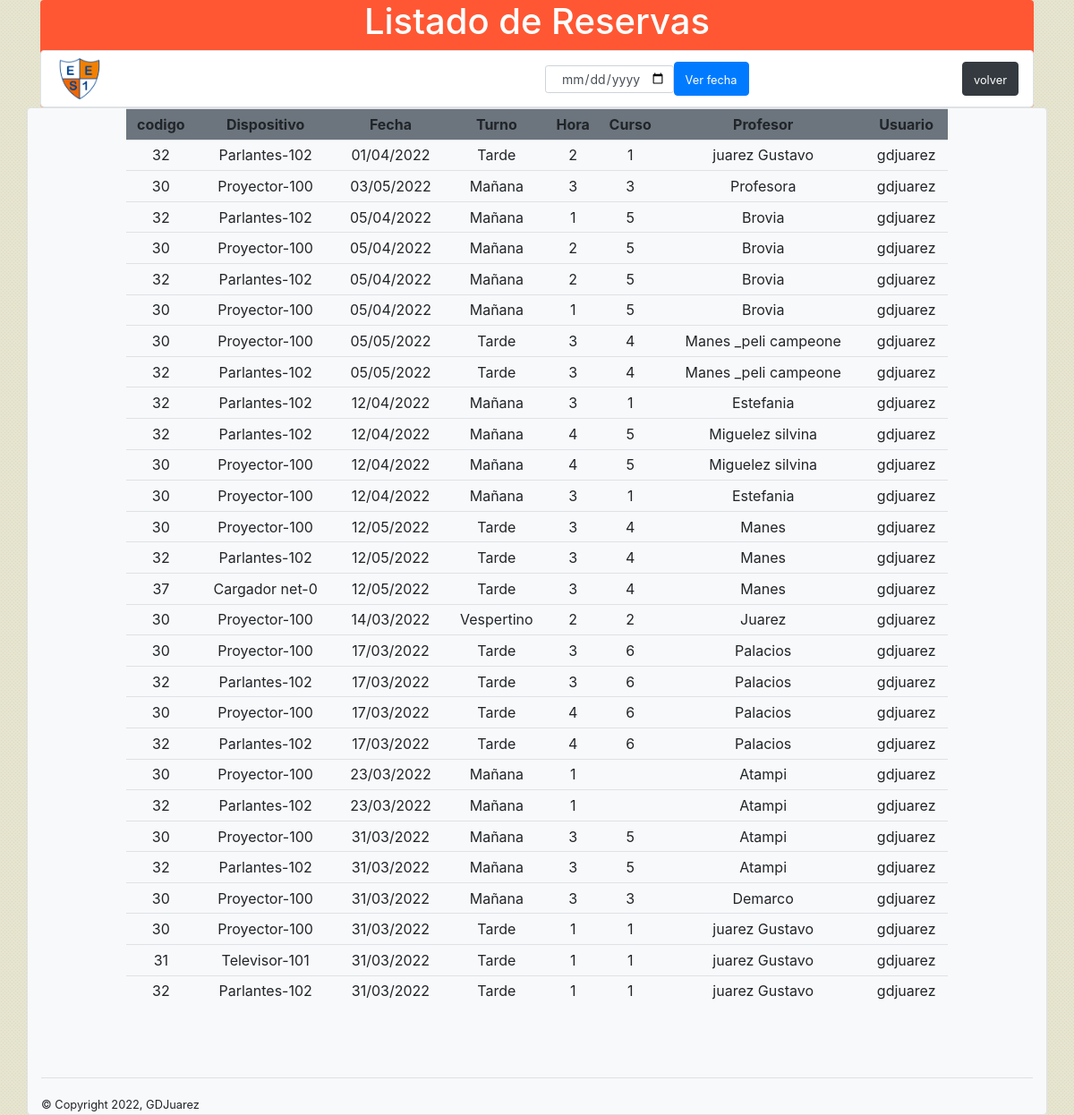
The page /reservas/gridReservas_ok.php (signed in) on the database its author committed.
### tables this page shows
CREATE TABLE `reserva` (
  `id` int(11) NOT NULL,
  `dispositivo_id` int(11) NOT NULL,
  `Dispositivo` varchar(45) NOT NULL,
  `Fecha` date NOT NULL,
  `Turno` varchar(10) NOT NULL,
  `Hora` int(11) NOT NULL,
  `Curso` varchar(10) NOT NULL,
  `Profesor` varchar(20) NOT NULL,
  `usuario` varchar(45) NOT NULL
);

### reservas/gridReservas_ok.php (the view, shortened to what this page needs)
<?php
include("../conexion/conexion.php");
if(isset( $_POST['fecha'])){
    $hoy = $_POST['fecha'];
    $consulta="SELECT id, dispositivo_id, Dispositivo, date_format(fecha,'%d/%m/%Y') as Fecha,
 Turno,Hora, Curso, Profesor, usuario FROM reserva where Fecha = '$hoy' order by Fecha,Turno,Hora ";
}else{
    $hoy = date("d/m/Y");
    $consulta="SELECT id, dispositivo_id, Dispositivo, date_format(fecha,'%d/%m/%Y') as Fecha,
 Turno,Hora, Curso, Profesor, usuario FROM reserva where Fecha >= '$hoy' order by Fecha  ";
}
$sql = mysqli_query($miConexion,$consulta);
 ?>
<!doctype html>
<html lang="en">
<head>
    <link rel="stylesheet" href="https://cdn.jsdelivr.net/npm/bootstrap@4.6.0/dist/css/bootstrap.min.css"
>
    <link rel="stylesheet" href="https://cdnjs.cloudflare.com/ajax/libs/font-awesome/5.15.2/css/all.min.css">
    <link rel="stylesheet" href="stylefondo.css">
</head>
<header>
    <div class="container">
        <div class="banner  rounded" style="background-color: #FF5733 ;">
            <div class="row">
                <div class="col-lg-2">
                </div>
                <div class="col-lg-8">
                    <h1 class="text-white text-center">Listado de Reservas</h1>
                </div>
                <div class="col-lg-2">
                </div>
            </div>
            <nav class="navbar navbar-light bg-white border rounded">
                <img src="../img/escudo1.png" class="rounded " style="width:5%" alt="Responsive image">
                <form class="form-inline my-2 my-lg-0" action="gridReservas.php" method="post">
                         <input type="date" id='fecha' class="form-control form-control-sm text-center"  name="fecha" value=""required>
                         <button class="btn btn-primary " type="submit"><small>Ver fecha</small></button>
                </form>
                <form class="form-inline my-2 my-lg-0" action="reservas.php" method="post">
                    <button class="btn btn-dark " type="submit"><small>volver</small></button>
                </form>
            </nav>
        </div>
    </div>
</header>
<body>
    <div class='container bg-light border rounded '>
        <div class="row ">
            <div class="col-md-1">
            </div>
            <div class="col-md-10">
                <div id="chequeo">
                    <table class="table table-sm table-hover text-center" id="tablaPmo">
                        <tr class="sticky-top rounded bg-secondary text-center">
                            <th>codigo</th>
                            <th>Dispositivo</th>
                            <th>Fecha</th>
                            <th>Turno</th>
                            <th>Hora</th>
                            <th>Curso</th>
                            <th>Profesor</th>
                            <th>Usuario</th>
                        </tr>
                        <?php if ($sql!='') {
                while($row = mysqli_fetch_assoc($sql)) {
                       $turno= $row['Turno'];
                       if($turno=="1") {
                         $turno="Mañana";
                       }
                       if($turno=="2") {
                         $turno="Tarde";
                        }
                       if($turno=="3") {
                         $turno="Vespertino";
                        }
                    ?>
                        <tr>
                            <td><?php echo $row['dispositivo_id']; ?></td>
                            <td><?php echo $row['Dispositivo']; ?></td>
                            <td><?php echo $row['Fecha']; ?></td>
                            <td><?php echo $turno?></td>
                            <td><?php echo $row['Hora']; ?></td>
                            <td><?php echo $row['Curso']; ?></td>
                            <td><?php echo $row['Profesor']; ?></td>
                            <td><?php echo $row['usuario']; ?></td>
                </div>
                </tr>
                <?php
                     }
                 }
                ?>
                <div class="row align-items-right p-4">
        </div>
    <hr>
    <footer>
        <small>&copy; Copyright 2022, GDJuarez</small>
    </footer>
</body>
</html>

### stylefondo.css (style rules this page uses)
body { background-color: #e4e5d0; }

### rows shown on the page
reserva: dispositivo "32", Dispositivo "Parlantes-102", Fecha "01/04/2022", Turno "Tarde", Hora "2", Curso "1", Profesor "juarez Gustavo", usuario "gdjuarez"
reserva: dispositivo "30", Dispositivo "Proyector-100", Fecha "03/05/2022", Turno "Mañana", Hora "3", Curso "3", Profesor "Profesora", usuario "gdjuarez"
reserva: dispositivo "32", Dispositivo "Parlantes-102", Fecha "05/04/2022", Turno "Mañana", Hora "1", Curso "5", Profesor "Brovia", usuario "gdjuarez"
reserva: dispositivo "30", Dispositivo "Proyector-100", Fecha "05/04/2022", Turno "Mañana", Hora "2", Curso "5", Profesor "Brovia", usuario "gdjuarez"
reserva: dispositivo "32", Dispositivo "Parlantes-102", Fecha "05/04/2022", Turno "Mañana", Hora "2", Curso "5", Profesor "Brovia", usuario "gdjuarez"
reserva: dispositivo "30", Dispositivo "Proyector-100", Fecha "05/04/2022", Turno "Mañana", Hora "1", Curso "5", Profesor "Brovia", usuario "gdjuarez"
reserva: dispositivo "30", Dispositivo "Proyector-100", Fecha "05/05/2022", Turno "Tarde", Hora "3", Curso "4", Profesor "Manes _peli campeone", usuario "gdjuarez"
reserva: dispositivo "32", Dispositivo "Parlantes-102", Fecha "05/05/2022", Turno "Tarde", Hora "3", Curso "4", Profesor "Manes _peli campeone", usuario "gdjuarez"
reserva: dispositivo "32", Dispositivo "Parlantes-102", Fecha "12/04/2022", Turno "Mañana", Hora "3", Curso "1", Profesor "Estefania", usuario "gdjuarez"
reserva: dispositivo "32", Dispositivo "Parlantes-102", Fecha "12/04/2022", Turno "Mañana", Hora "4", Curso "5", Profesor "Miguelez silvina", usuario "gdjuarez"
reserva: dispositivo "30", Dispositivo "Proyector-100", Fecha "12/04/2022", Turno "Mañana", Hora "4", Curso "5", Profesor "Miguelez silvina", usuario "gdjuarez"
reserva: dispositivo "30", Dispositivo "Proyector-100", Fecha "12/04/2022", Turno "Mañana", Hora "3", Curso "1", Profesor "Estefania", usuario "gdjuarez"
reserva: dispositivo "30", Dispositivo "Proyector-100", Fecha "12/05/2022", Turno "Tarde", Hora "3", Curso "4", Profesor "Manes", usuario "gdjuarez"
reserva: dispositivo "32", Dispositivo "Parlantes-102", Fecha "12/05/2022", Turno "Tarde", Hora "3", Curso "4", Profesor "Manes", usuario "gdjuarez"
reserva: dispositivo "37", Dispositivo "Cargador net-0", Fecha "12/05/2022", Turno "Tarde", Hora "3", Curso "4", Profesor "Manes", usuario "gdjuarez"
reserva: dispositivo "30", Dispositivo "Proyector-100", Fecha "14/03/2022", Turno "Vespertino", Hora "2", Curso "2", Profesor "Juarez", usuario "gdjuarez"
reserva: dispositivo "30", Dispositivo "Proyector-100", Fecha "17/03/2022", Turno "Tarde", Hora "3", Curso "6", Profesor "Palacios", usuario "gdjuarez"
reserva: dispositivo "32", Dispositivo "Parlantes-102", Fecha "17/03/2022", Turno "Tarde", Hora "3", Curso "6", Profesor "Palacios", usuario "gdjuarez"
reserva: dispositivo "30", Dispositivo "Proyector-100", Fecha "17/03/2022", Turno "Tarde", Hora "4", Curso "6", Profesor "Palacios", usuario "gdjuarez"
reserva: dispositivo "32", Dispositivo "Parlantes-102", Fecha "17/03/2022", Turno "Tarde", Hora "4", Curso "6", Profesor "Palacios", usuario "gdjuarez"
reserva: dispositivo "30", Dispositivo "Proyector-100", Fecha "23/03/2022", Turno "Mañana", Hora "1", Profesor "Atampi", usuario "gdjuarez"
reserva: dispositivo "32", Dispositivo "Parlantes-102", Fecha "23/03/2022", Turno "Mañana", Hora "1", Profesor "Atampi", usuario "gdjuarez"
reserva: dispositivo "30", Dispositivo "Proyector-100", Fecha "31/03/2022", Turno "Mañana", Hora "3", Curso "5", Profesor "Atampi", usuario "gdjuarez"
reserva: dispositivo "32", Dispositivo "Parlantes-102", Fecha "31/03/2022", Turno "Mañana", Hora "3", Curso "5", Profesor "Atampi", usuario "gdjuarez"
reserva: dispositivo "30", Dispositivo "Proyector-100", Fecha "31/03/2022", Turno "Mañana", Hora "3", Curso "3", Profesor "Demarco", usuario "gdjuarez"
reserva: dispositivo "30", Dispositivo "Proyector-100", Fecha "31/03/2022", Turno "Tarde", Hora "1", Curso "1", Profesor "juarez Gustavo", usuario "gdjuarez"
reserva: dispositivo "31", Dispositivo "Televisor-101", Fecha "31/03/2022", Turno "Tarde", Hora "1", Curso "1", Profesor "juarez Gustavo", usuario "gdjuarez"
reserva: dispositivo "32", Dispositivo "Parlantes-102", Fecha "31/03/2022", Turno "Tarde", Hora "1", Curso "1", Profesor "juarez Gustavo", usuario "gdjuarez"
